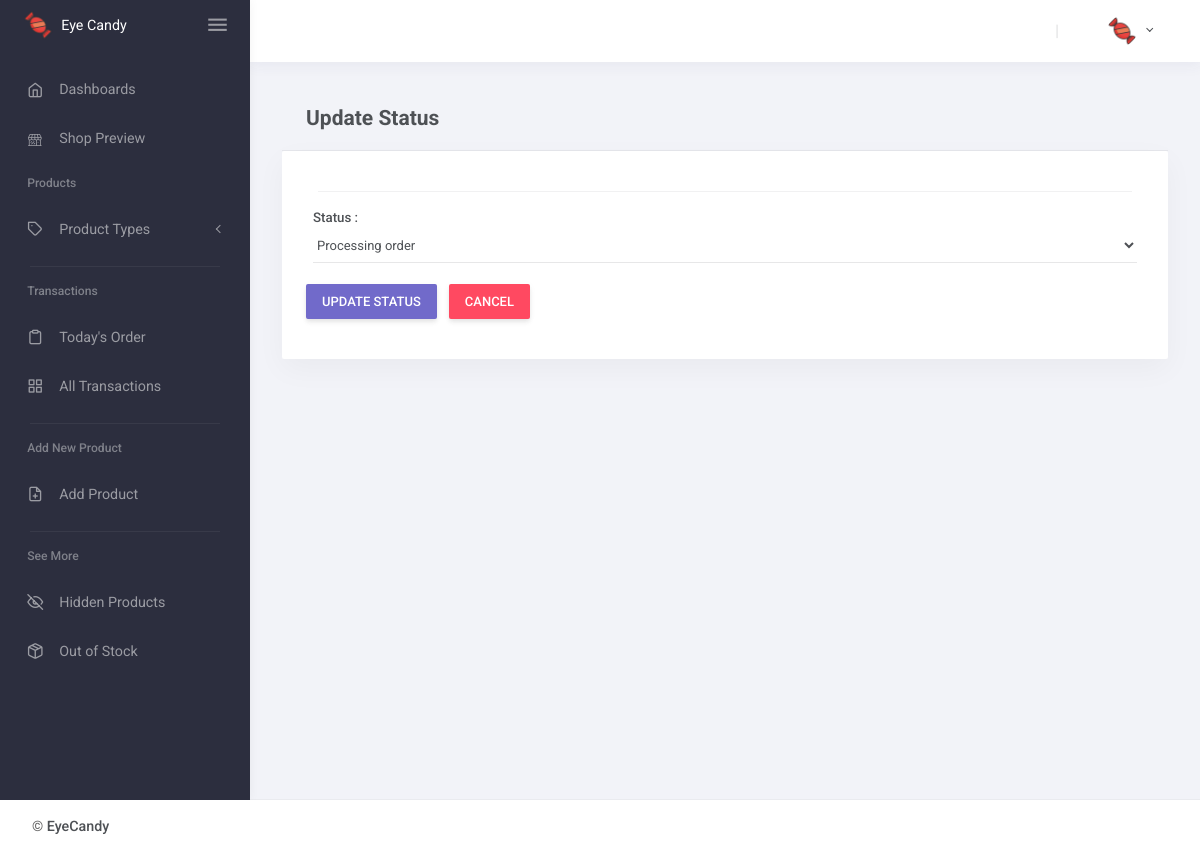
/index.php/AdminHome/FormUpdateStatus?id=13&status=2, run on an earlier commit of the app's database.
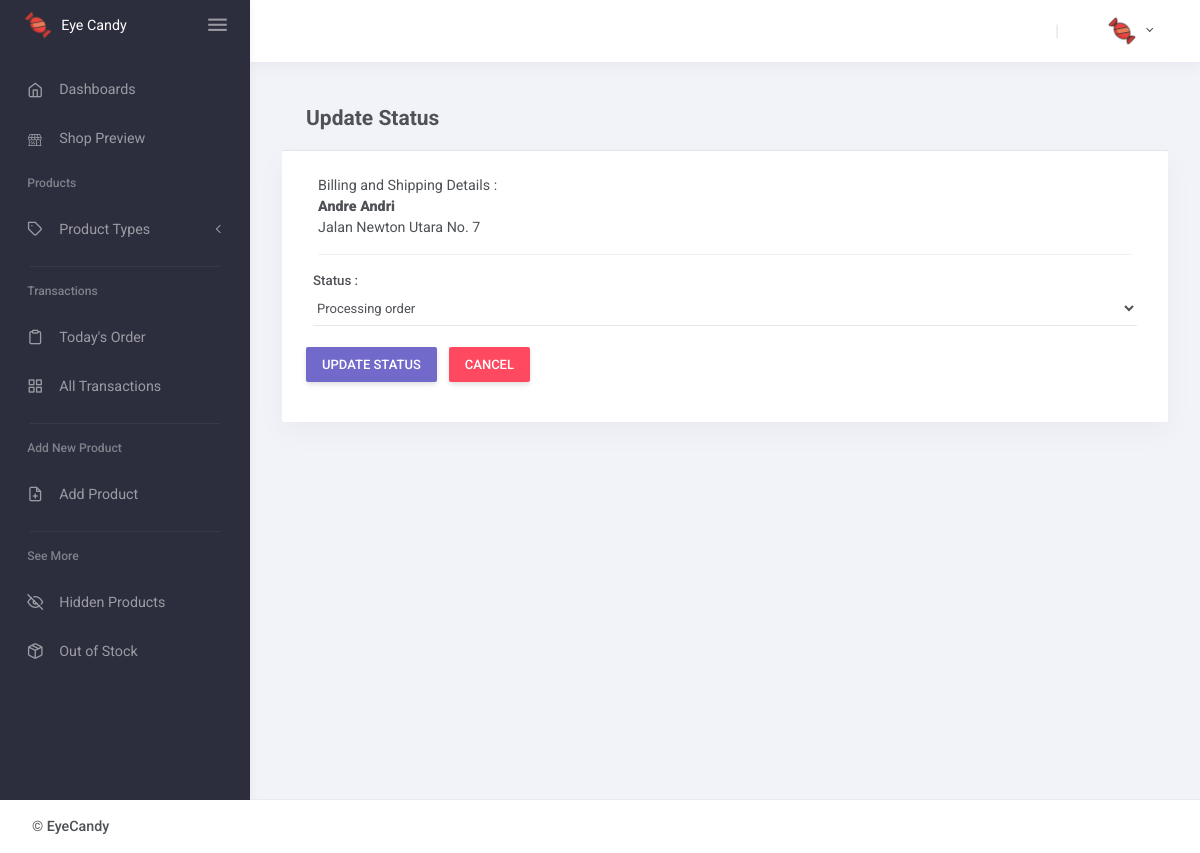
And on a later commit of the database.
### tables this page shows
CREATE TABLE `transaction_detail` (
  `id_trans` int(11) NOT NULL,
  `email_user` varchar(50) NOT NULL,
  `stats` varchar(10) NOT NULL,
  `trans_date` date NOT NULL,
  `shipping_fee` int(11) NOT NULL
);

CREATE TABLE `ms_users` (
  `email_user` varchar(100) NOT NULL,
  `pass` varchar(50) NOT NULL,
  `name` varchar(100) NOT NULL,
  `address` text NOT NULL,
  `salt` varchar(10) NOT NULL,
  `priv` int(2) NOT NULL,
  `prof_pic` varchar(100) NOT NULL
);

### application/controllers/AdminHome.php (called while the page is built, shortened)
<?php
class AdminHome extends CI_Controller{
	public function __construct(){
        $this->load->model('AdminHome_model');
	}
    public function FormUpdateStatus()
    {
        $id_status = $_GET['status'];
        $data = array(
            'button' => 'Create',
            'status' => $this->AdminHome_model->getStatus(),
            'status_selected' => $this->input->post('status') ? $this->input->post('status') : $id_status,
        );
        $data['shipping']= $this->AdminHome_model->get_shipping($_GET['id']);
        $data['style'] = $this->load->view('include/StyleAdmin', NULL, TRUE);
        $data['script'] = $this->load->view('include/ScriptAdmin', NULL, TRUE);
        $data['header']= $this->load->view('include/HeaderAdmin',NULL,TRUE);
        $data['footer']= $this->load->view('include/FooterAdmin',NULL,TRUE);
        $data['statusbefore'] = $this->AdminHome_model->get_status($_GET['id']);
        $this->load->view('pages/UpdateStatus.php',$data);
    }
}

### index.php (called while the page is built, shortened)
<?php
require_once BASEPATH.'core/CodeIgniter.php';

### application/models/AdminHome_model.php (called while the page is built, shortened)
<?php
class AdminHome_model extends CI_Model{
	function getStatus(){
		$this->db->order_by('status_desc', 'asc');
		$result = $this->db->get('status');
		$dd[''] = 'Please Select';
        if ($result->num_rows() > 0) {
            foreach ($result->result() as $row) {
                $dd[$row->id_status] = $row->status_desc;
            }
		}
        return $dd;
	}
	function get_shipping($id){
		$this->db->select('*, transaction_detail.shipping_fee as shippingfee, sum(transaction_detail.shipping_fee + (quantity*UnitPrice)) as total');
		$this->db->from('transaction_detail');
		$this->db->join('transactions', 'transaction_detail.id_trans = transactions.id_trans');
		$this->db->join('item_colored', 'item_colored.id_item_colored = transactions.id_item_colored');
		$this->db->join('ms_users', 'transaction_detail.email_user = ms_users.email_user');
		$this->db->where('transactions.id_trans',$id);
		$this->db->group_by('transaction_detail.id_trans');
		$query= $this->db->get();
		return $query->result_array();
	}
}
?>

### application/views/pages/UpdateStatus.php (the view, shortened to what this page needs)
<!DOCTYPE html>
<html lang="en">
<head>
    <?php
        echo $style;
    ?>
</head>
<body>
    <?php echo $header; ?>
        <div class="container-fluid flex-grow-1 container-p-y">
            <h4 class="font-weight-bold py-3 mb-0 card-header">Update Status</h4>
            <div class="card mb-4">
                <div class="card-body">
                    <div class="col-12">
                        <div class="panel panel-default height">
                            <?php
                                foreach ($shipping as $row):
                                    $name= $row['name'];
                                    $address= $row['address'];
                            ?>
                            <div class="panel-heading">Billing and Shipping Details : </div>
                            <div class="panel-body">
                                <strong><?= $name?></strong><br>
                                        <?= $address?><br>
                            </div>
                        </div>
                            <?php endforeach;?>
                            <hr>
                    <?php
                        echo form_open_multipart('AdminHome/UpdateStatus');
                        $attribute_label = array(
                            'class' => 'form-label'
                        );
                        echo "<div class='form-row'>";
                                echo form_label('Status  :', ' ',$attribute_label);
                                $statuss = 'class="form-control select2"';
                                echo form_dropdown('status', $status, $status_selected, $statuss);
                        echo "</div>";
                        echo '<br>';
                        echo '<div class="row">';
                            echo '<div class="col-1.5">';
                                echo '<button type="submit" class="btn btn-primary">Update Status</button>';
                            echo '</div>';
                            echo '<div class="col-1">';
                                echo '<a href="'.base_url('index.php/AdminHome/AllTrasactionsView').'" style="margin-right: 20px;" class="btn btn-danger"> Cancel </a>';
                            echo '</div>';
                        echo '</div>';
                        echo form_close();
                    ?>
                </div>
                </div>
            </div>
        </div>
    </div>
    <?php echo $footer; ?>
</body>
</html>

What changed in the data, as far as the page shows it:
added transaction_detail: email_user.name "Andre Andri", email_user.address "Jalan Newton Utara No. 7"
